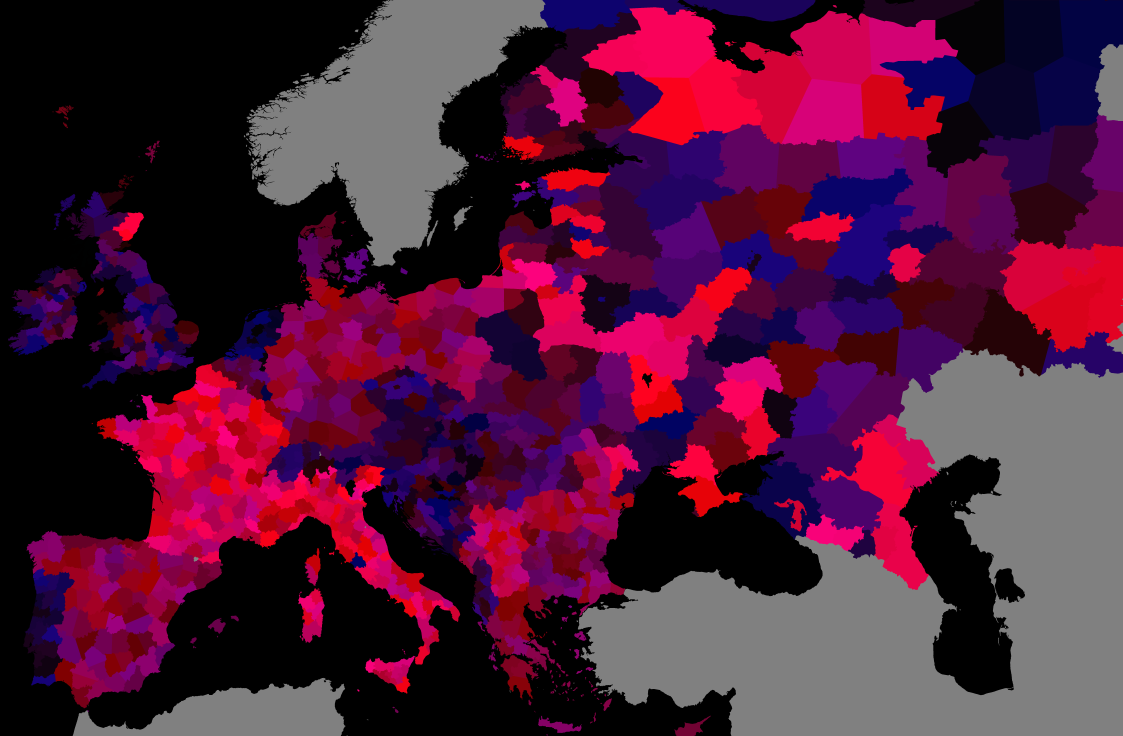
#> input picture data/map/provinces.png, 7857 x 5152 px (shown at 1/7 size)
$ python build_adjacencies.py
#> lines starting #> are read from the running program, lines starting #| are printed output that depends on the picture
"""Derive province adjacencies from data/map/provinces.png (run after editing the bitmap).

Usage: python tools/build_adjacencies.py [map_dir]

Writes adjacencies.tsv (id_a, id_b, border_px, kind = land|strait; a < b) and tools/preview_political.png.
Narrow sea crossings are detected from the bitmap; the rest (e.g. Dover-Calais) go in
data/map/adjacency_overrides.tsv (name_a, name_b, kind).
"""
import csv
import json
import sys
from pathlib import Path

import numpy as np
from PIL import Image

root = Path(__file__).resolve().parent.parent
map_dir = Path(sys.argv[1]) if len(sys.argv) > 1 else root / "data" / "map"

img = np.array(Image.open(map_dir / "provinces.png").convert("RGB"))
key = img[..., 0].astype(np.int64) | (img[..., 1].astype(np.int64) << 8) | (img[..., 2].astype(np.int64) << 16)
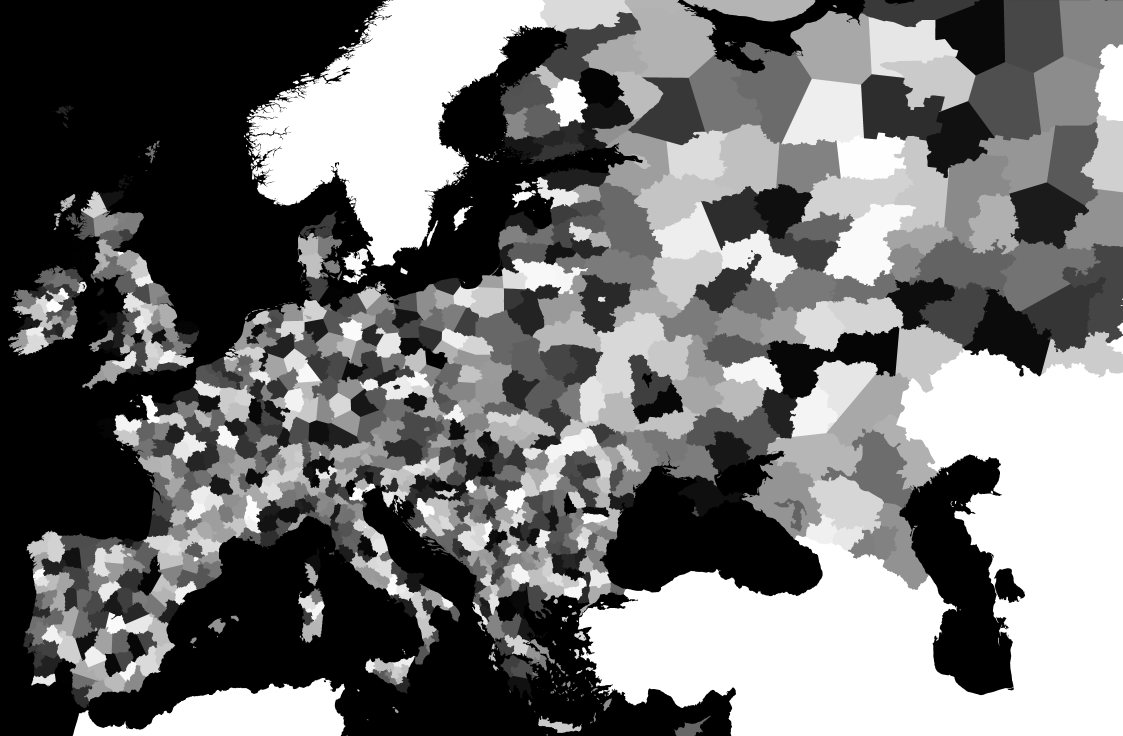
#> key: shape (5152, 7857) int64 (shown at 1/7 size); min 0, max 8421504, mean 3763629.8; drawn with min black and max white

by_key, rows = {}, []
#> (the run stopped early here; a loop or call above may not have finished)

$ run again, with data/map/coast.png copied over data/map/provinces.png
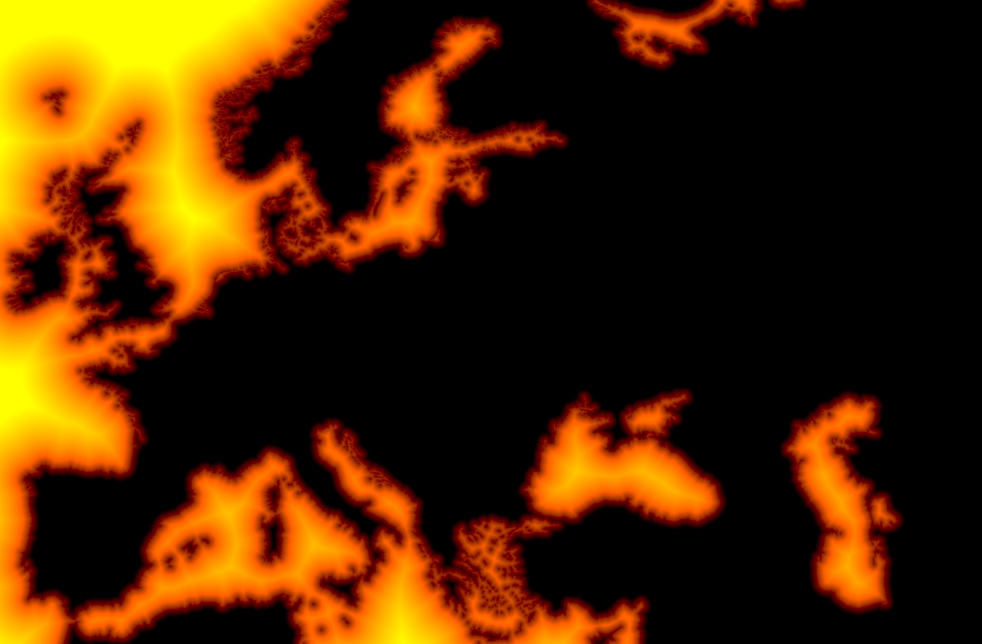
#> input picture data/map/coast.png, 1964 x 1288 px (shown at 1/2 size)
#> img is the input picture: shape (1288, 1964, 3); mean R, G, B 77.5, 37.9, 0
#> `key = img[..., 0].astype(np.int64) | (img[..., 1].astype(np.int64) << ..`:
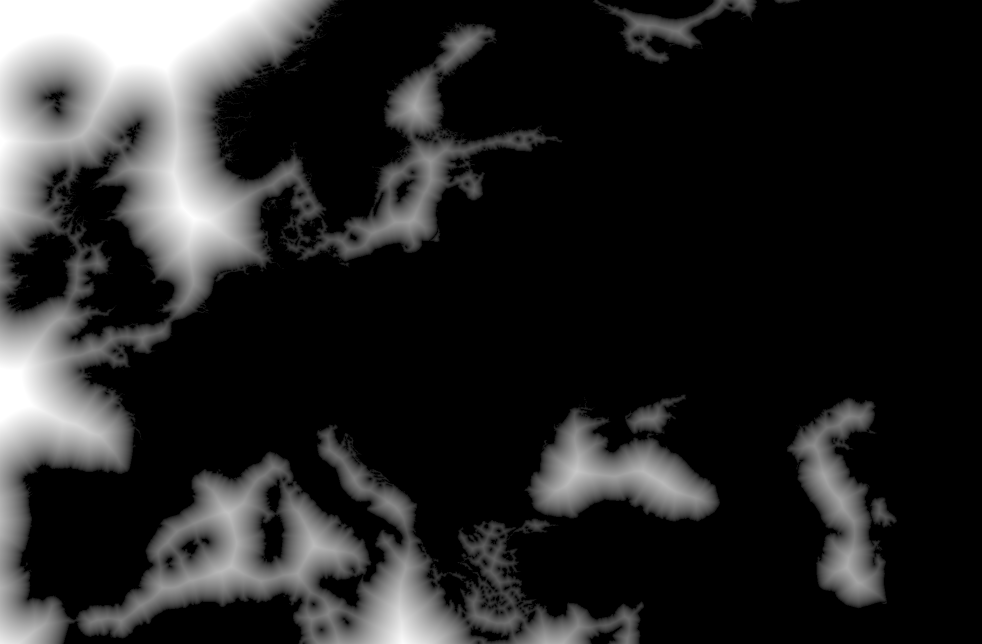
#> key: shape (1288, 1964) int64 (shown at 1/2 size); min 0, max 65535, mean 9784.6; drawn with min black and max white
